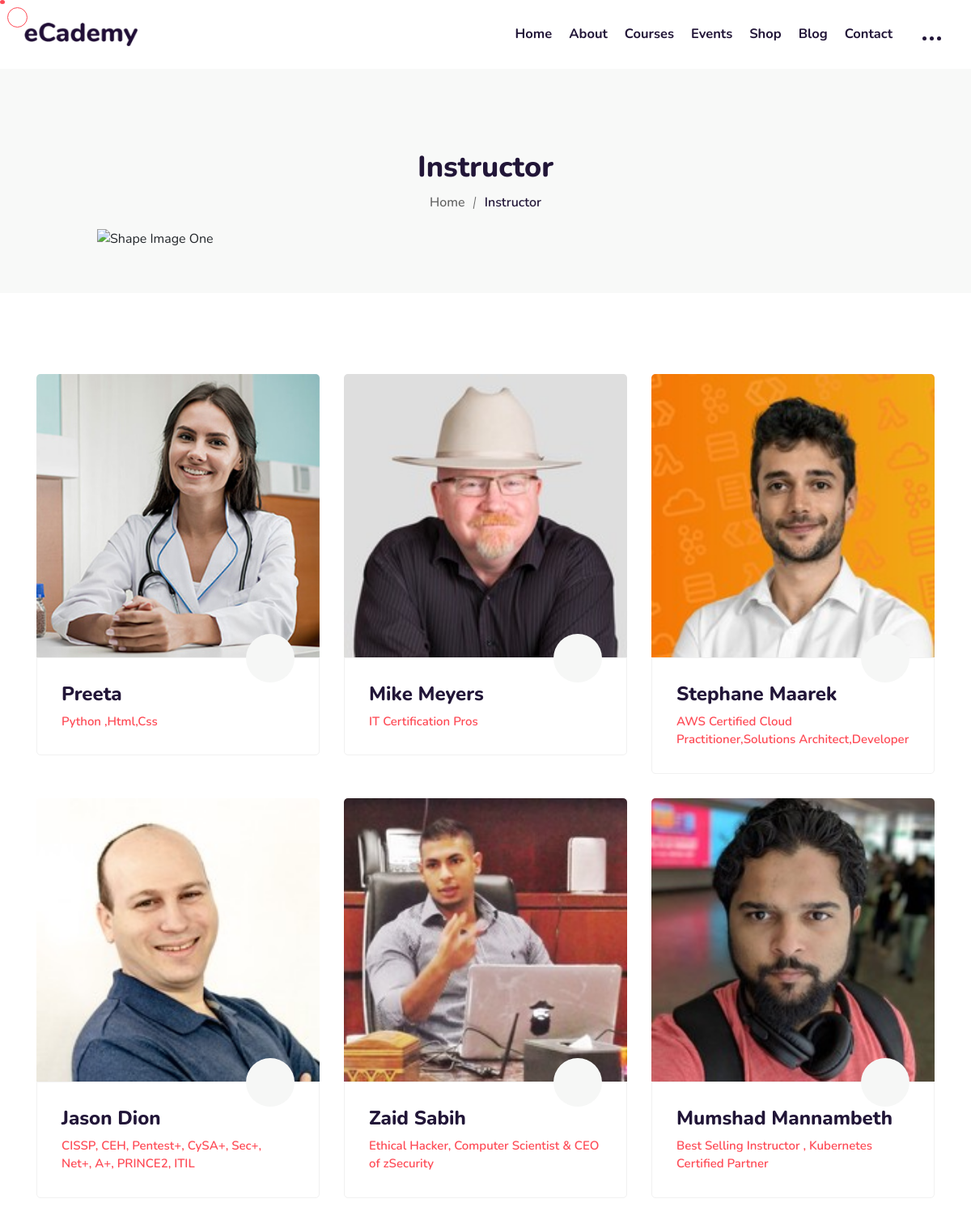
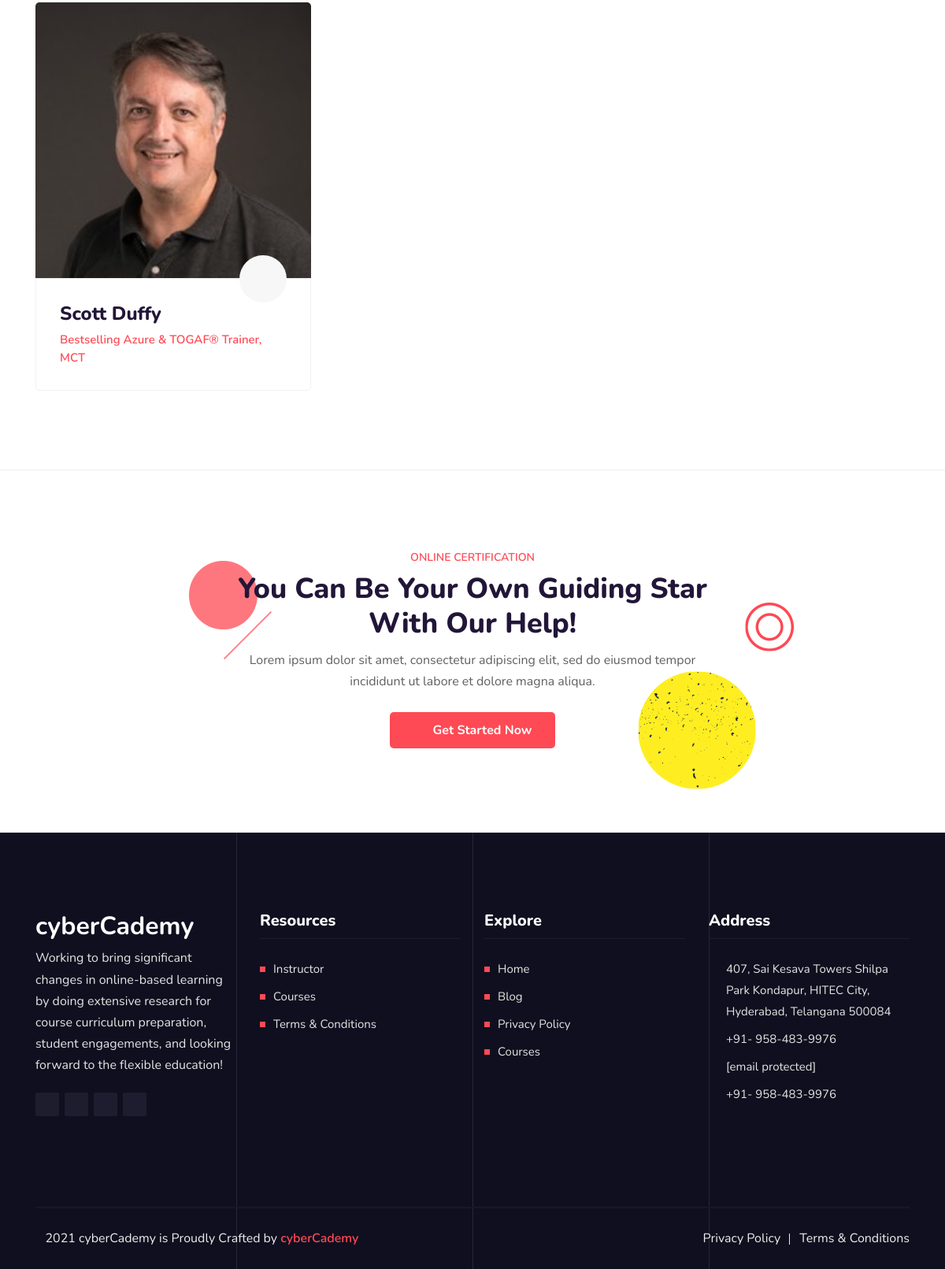
The page /instructors/ on the database its author committed (2 pictures, top to bottom).
### user_profile/models.py (models this page shows, shortened)
class instructor(models.Model):
    user = models.OneToOneField(User,on_delete=models.CASCADE,related_name="user")
    name=models.CharField(max_length=100)
    slug=models.SlugField(max_length=1000,unique=True)
    email=models.EmailField()
    img=models.ImageField(blank=True,upload_to='image/user_profile/')
    expert=models.TextField()
    about=models.TextField()
    facebook=models.URLField(max_length=200,null=True)
    twitter=models.URLField(max_length=200,null=True)
    youtube=models.URLField(max_length=200,null=True)
    linkedin=models.URLField(max_length=200,null=True)

### user_profile/views.py (the view)
# urls.py: path('instructors/', views.instructors, name='instructors'),
def instructors(request):
    inst=instructor.objects.all()
    res={'instructor':inst}
    return  render(request,'instructor.html',res)

### user_profile/templates/instructor.html (shortened to what this page needs)
{% extends 'basic.html' %}
{% block body %}
{% load static %}
<div class="page-title-area">
    <div class="container">
        <div class="page-title-content">
            <h2>Instructor</h2>
            <ul>
                <li><a href="/">Home</a></li>
                <li class="item-current item-312">Instructor</li>
            </ul>
        </div>
    </div>
    <div class="shape9">
        <img src="{% static '/wp-content/themes/ecademy/assets/img/shape8.svg' %}" alt="Shape Image One">
    </div>
</div>
<div class="page-area">
    <div id="post-312" class="post-312 page type-page status-publish hentry pmpro-has-access">
        <div class="entry-content ecademy-Instructor-un">
            <div data-elementor-type="wp-page" data-elementor-id="312" class="elementor elementor-312"
                 data-elementor-settings="[]">
                <div class="elementor-inner">
                    <div class="elementor-section-wrap">
                        <section
                                class="elementor-section elementor-top-section elementor-element elementor-element-feb7f5e elementor-section-full_width advisor-area pt-100 pb-70 sc-bor-1 elementor-section-height-default elementor-section-height-default"
                                data-id="feb7f5e" data-element_type="section">
                            <div class="elementor-container elementor-column-gap-no">
                                <div class="elementor-row">
                                    <div class="elementor-column elementor-col-100 elementor-top-column elementor-element elementor-element-1fcba63"
                                         data-id="1fcba63" data-element_type="column">
                                        <div class="elementor-column-wrap elementor-element-populated">
                                            <div class="elementor-widget-wrap">
                                                <div class="elementor-element elementor-element-8115dcf elementor-widget elementor-widget-eCademy_Instructors"
                                                     data-id="8115dcf" data-element_type="widget"
                                                     data-widget_type="eCademy_Instructors.default">
                                                    <div class="elementor-widget-container">
                                                        <div class="container">
                                                            <div class="row">
                                                                {% for i in instructor %}
                                                                <div class="col-lg-4 col-md-6 col-sm-6">
                                                                    <div class="start-with-success-box">
                                                                        <div class="image">
                                                                            <a href="{% url 'profile' i.slug %}">
                                                                                {% if i.img|length != 0 %}
                                                                                <img width="590" height="570"
                                                                                     src="/media/{{i.img}}"
                                                                                     class="attachment-ecademy_advisor_thumb_two size-ecademy_advisor_thumb_two"
                                                                                     alt="" loading="lazy"
                                                                                     srcset="/media/{{i.img}} 590w, /media/{{i.img}} 300w"
                                                                                     sizes="(max-width: 590px) 100vw, 590px"/>
                                                                         {% endif %}
                                                                            </a>
                                                                        </div>
                                                                        <div class="content">
                                                                            <a href="{% url 'profile' i.slug %}"
                                                                               class="link-btn"><i
                                                                                    class="flaticon-right"></i></a>
                                                                            <h3>{{i.name|capfirst}}</h3>
                                                                            <span>{{i.expert|capfirst}}</span>
                                                                        </div>
                                                                    </div>
                                                                </div>
                                                               {% endfor %}
                                                            </div>
                                                        </div>
                                                    </div>
                                                </div>
                                            </div>
                                        </div>
                                    </div>
                                </div>
                            </div>
                        </section>
                        <section
                                class="elementor-section elementor-top-section elementor-element elementor-element-fb8e6e2 elementor-section-full_width elementor-section-height-default elementor-section-height-default"
                                data-id="fb8e6e2" data-element_type="section">
                            <div class="elementor-container elementor-column-gap-no">
                                <div class="elementor-row">
                                    <div class="elementor-column elementor-col-100 elementor-top-column elementor-element elementor-element-b87b9ba"
                                         data-id="b87b9ba" data-element_type="column">
                                        <div class="elementor-column-wrap elementor-element-populated">
                                            <div class="elementor-widget-wrap">
                                                <div class="elementor-element elementor-element-647f8c4 elementor-widget elementor-widget-Section"
                                                     data-id="647f8c4" data-element_type="widget"
                                                     data-widget_type="Section.default">
                                                    <div class="elementor-widget-container">
                                                        <div class="premium-access-area ptb-100">
                                                            <div class="container">
                                                                <div class="premium-access-content">
                                                                    <span class="sub-title">Online Certification</span>
                                                                    <h2>You Can Be Your Own Guiding Star With Our
                                                                        Help!</h2>
                                                                    <p>Lorem ipsum dolor sit amet, consectetur
                                                                        adipiscing elit, sed do eiusmod tempor
                                                                        incididunt ut labore et dolore magna aliqua.</p>
                                                                    <a href="/become-a-teacher/" class="default-btn"><i
                                                                            class="flaticon-agenda"></i> Get Started Now</a>
                                                                </div>
                                                            </div>
                                                            <div class="shape3">
                                                                <img src="{% static '/wp-content/uploads/2020/05/shape3.png' %}"
                                                                     alt="Shape Image">
                                                            </div>
                                                            <div class="shape4">
                                                                <img src="{% static '/wp-content/uploads/2020/05/shape4.png' %}"
                                                                     alt="Shape Image">
                                                            </div>
                                                            <div class="shape8">
                                                                <img src="{% static '/wp-content/uploads/2020/05/shape7.png' %}"
                                                                     alt="Shape Image">
                                                            </div>
                                                        </div>
                                                    </div>
                                                </div>
                                            </div>
                                        </div>
                                    </div>
                                </div>
                            </div>
                        </section>
                    </div>
                </div>
            </div>
        </div>
    </div>
</div>
{% endblock body %}

### course/static/wp-content/uploads/elementor/css/post-17.css (style rules this page uses)
.elementor-kit-17 { --e-global-color-primary:#6EC1E4;--e-global-color-secondary:#54595F;--e-global-color-text:#7A7A7A;--e-global-color-accent:#61CE70;--e-global-color-34b3b30f:#4054B2;--e-global-color-19f78e1f:#23A455;--e-global-color-376dbcff:#000;--e-global-color-2b9948a6:#FFF;--e-global-typography-primary-font-family:"Roboto";--e-global-typography-primary-font-weight:600;--e-global-typography-secondary-font-family:"Roboto Slab";--e-global-typography-secondary-font-weight:400;--e-global-typography-text-font-family:"Roboto";--e-global-typography-text-font-weight:400;--e-global-typography-accent-font-family:"Roboto";--e-global-typography-accent-font-weight:500 }

### rows shown on the page
instructor: img (picture), name "Preeta", expert "Python ,Html,Css"
instructor: img (picture), name "Mike Meyers", expert "IT Certification Pros"
instructor: img (picture), name "Stephane Maarek", expert "AWS Certified Cloud Practitioner,Solutions Architect,Developer"
instructor: img (picture), name "Jason Dion", expert "CISSP, CEH, Pentest+, CySA+, Sec+, Net+, A+, PRINCE2, ITIL"
instructor: img (picture), name "Zaid Sabih", expert "Ethical Hacker, Computer Scientist & CEO of zSecurity"
instructor: img (picture), name "Mumshad Mannambeth", expert "Best Selling Instructor , Kubernetes Certified Partner"
instructor: img (picture), name "Scott Duffy", expert "Bestselling Azure & TOGAF® Trainer, MCT"
